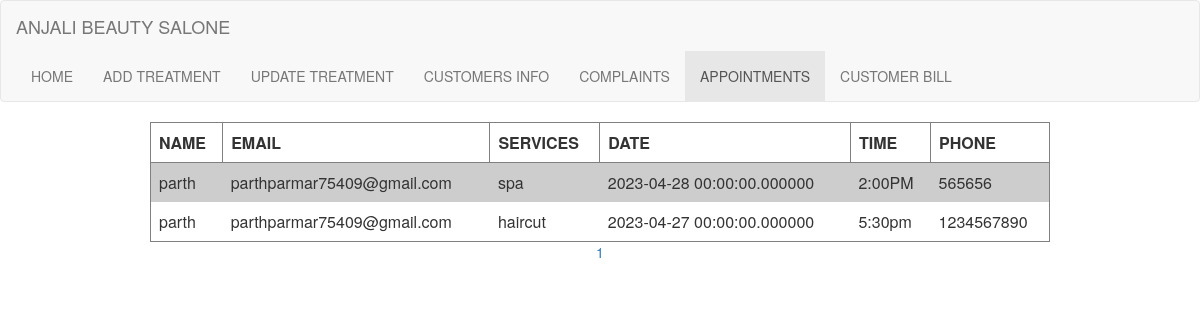
Screenshot of /dappointment.php with the database file from the repository.
### tables this page shows
CREATE TABLE IF NOT EXISTS `appointment` (
  `p_id` int(10) NOT NULL AUTO_INCREMENT,
  `NAME` text NOT NULL,
  `EMAIL` varchar(30) NOT NULL,
  `SERVICES` text NOT NULL,
  `DATE` datetime(6) NOT NULL,
  `TIME` text NOT NULL,
  `PHONE` int(10) NOT NULL,
  `status` int(1) NOT NULL,
  PRIMARY KEY (`p_id`)
);

### dappointment.php (the view, shortened to what this page needs)
<html lang="en">
<head>
  <link rel="stylesheet" href="https://maxcdn.bootstrapcdn.com/bootstrap/3.4.1/css/bootstrap.min.css">
  <link rel="stylesheet" href="./CSS/pages.css">
</head>
<body>
<nav class="navbar navbar-default">
  <div class="container-fluid">
    <div class="navbar-header">
      <a class="navbar-brand" href="#">ANJALI BEAUTY SALONE</a>
    </div>
    <ul class="nav navbar-nav">
      <li ><a href="adtreatment.php">HOME</a></li>
      <li><a href="inserttreatment.php">ADD TREATMENT</a></li>
      <li><a href="displaytreatment.php">UPDATE TREATMENT</a></li>
      <li><a href="display.php">CUSTOMERS INFO</a></li>
      <li><a href="displaycomplain.php">COMPLAINTS</a></li>
      <li class="active"><a href="dappointment.php">APPOINTMENTS</a></li>
      <li><a href="bill.php">CUSTOMER BILL</a></li>
    </ul>
  </div>
</nav>
</body>
</html>
<?php
include("./connect.php");
$result1 = mysqli_query($conn,"SELECT * FROM pro");
$limit = 15;
$total_rows = mysqli_num_rows($result1);
$total_pages = ceil ($total_rows / $limit);
if (!isset ($_GET['page']) ) {
  $page_number = 1;
} else {
  $page_number = $_GET['page'];
}
$initial_page = ($page_number-1) * $limit;
$sql = "SELECT * FROM appointment where Status=1 LIMIT  $initial_page,$limit";
$result = $conn->query($sql);
if ($result->num_rows > 0) {
  echo "<table border=1 id='display' align='center'>
  <tr>
  <th> NAME </th>
  <th> EMAIL </th>
  <th> SERVICES </th>
  <th> DATE </th>
  <th> TIME </th>
  <th> PHONE </th>
  </tr>";
  while($row = $result->fetch_assoc()) {
    echo "<tr><td>".$row['NAME']."</td><td>".$row['EMAIL']."</td><td>".$row['SERVICES']."</td><td>".$row['DATE']."</td><td>".$row['TIME']."</td><td>".$row['PHONE']."</td>
          </tr>";
  }
  echo "</table>";
} else {
  echo "0 results";
}
for($page_number = 1; $page_number<= $total_pages; $page_number++) {
  echo '<a href = "dappointment.php?page=' . $page_number . '">' . $page_number . ' </a>';
}
?>

### CSS/pages.css (style rules this page uses)
body { background-size:120%; background-image: url("../IMAGE/bg-3.jpg"); }
#display { width: 75%; height: 10%; }
body { margin: 0; padding: 0; display: flex; flex-direction: column; min-height: 100vh; }
table { border-collapse: collapse; width: 100%; }
th, td { padding: 8px; text-align: left; }
tbody tr:nth-child(even) { background-color: rgb(205, 205, 205); }
td { border: 0px solid #28b4fb; }

### dappointment.php (style rules this page uses)
body { background-size:120%; margin: 0px; padding: 0; background: #28231f; text-align: center; background-size:cover; background-image: url("./IMAGE/bg-3.jpg"); animation:pan 6s infinite alternate linear; }

### rows the page displays
appointment: NAME "parth", EMAIL "parthparmar75409@gmail.com", SERVICES "spa", DATE "2023-04-28 00:00:00.000000", TIME "2:00PM", PHONE "565656"
appointment: NAME "parth", EMAIL "parthparmar75409@gmail.com", SERVICES "haircut", DATE "2023-04-27 00:00:00.000000", TIME "5:30pm", PHONE "1234567890"
